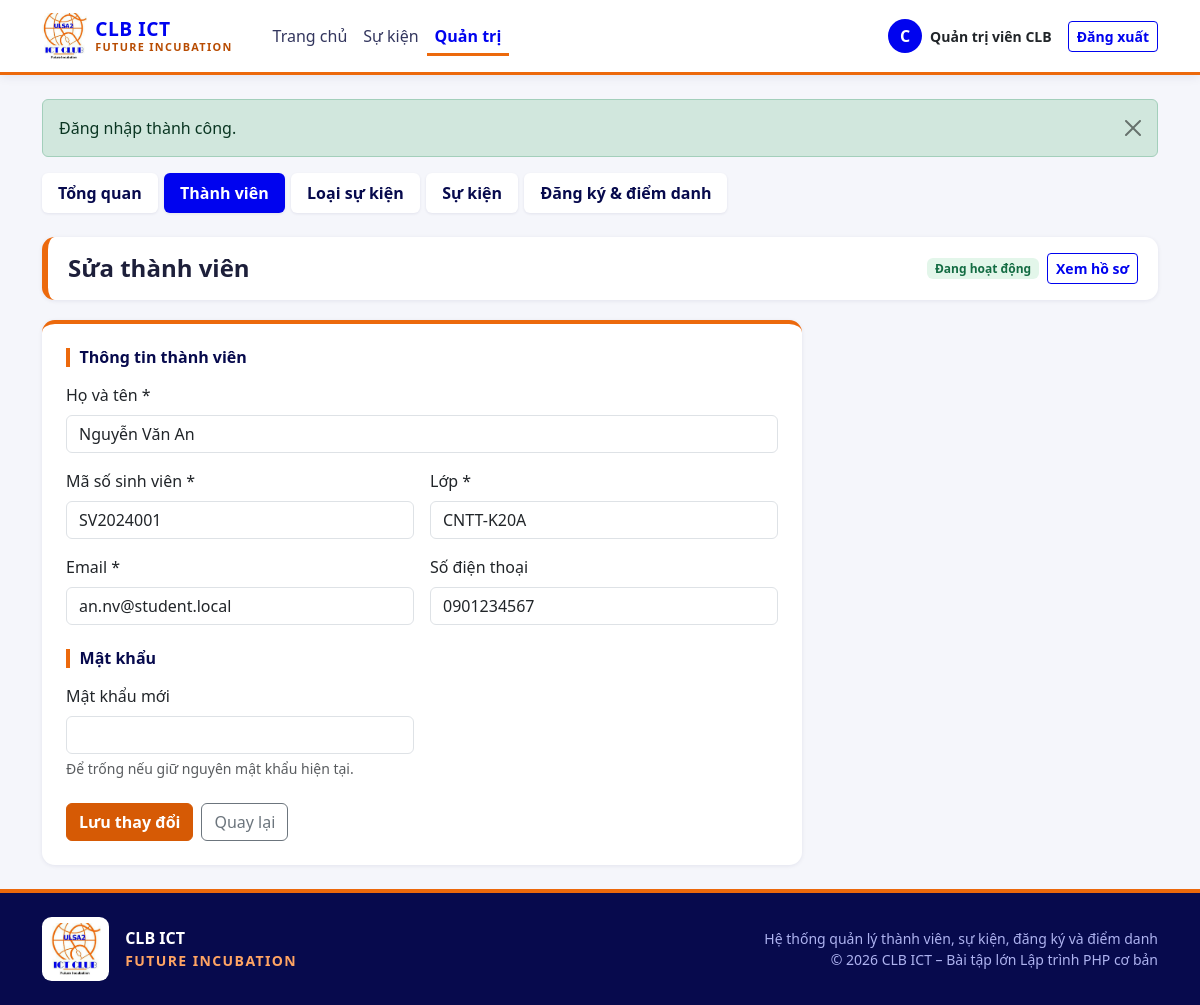
/clb/admin/member_form.php?id=2 (signed in), run on the app's committed database.
### tables this page shows
CREATE TABLE users (
  id            INT UNSIGNED NOT NULL AUTO_INCREMENT,
  email         VARCHAR(100) NOT NULL,
  password_hash VARCHAR(255) NOT NULL,
  full_name     VARCHAR(100) NOT NULL,
  student_code  VARCHAR(20)  NULL,
  class_name    VARCHAR(30)  NULL,
  phone         VARCHAR(15)  NULL,
  role          ENUM('admin','member') NOT NULL DEFAULT 'member',
  status        ENUM('pending','active','inactive','rejected') NOT NULL DEFAULT 'pending',
  PRIMARY KEY (id),
  UNIQUE KEY uq_users_email (email),
  UNIQUE KEY uq_users_student_code (student_code),
  KEY idx_users_full_name (full_name),
  KEY idx_users_class (class_name)
);

### clb/config/database.php (called while the page is built, shortened)
<?php
function db(): PDO
{
    static $pdo = null;
    if ($pdo === null) {
        $dsn = 'mysql:host=' . DB_HOST . ';dbname=' . DB_NAME . ';charset=utf8mb4';
        try {
            $pdo = new PDO($dsn, DB_USER, DB_PASS, [
                PDO::ATTR_ERRMODE            => PDO::ERRMODE_EXCEPTION,
                PDO::ATTR_DEFAULT_FETCH_MODE => PDO::FETCH_ASSOC,
                PDO::ATTR_EMULATE_PREPARES   => false,
            ]);
        } catch (PDOException $e) {
            error_log('DB connect error: ' . $e->getMessage());
            http_response_code(500);
            exit('Không kết nối được cơ sở dữ liệu. Hãy bật MySQL trong XAMPP và kiểm tra config/config.php.');
        }
    }
    return $pdo;
}

### clb/admin/member_form.php (the view, shortened to what this page needs)
<?php
$id     = (int)($_GET['id'] ?? $_POST['id'] ?? 0);
$isEdit = $id > 0;
$member = null;
if ($isEdit) {
    $st = db()->prepare(
        "SELECT id, email, full_name, student_code, class_name, phone, status
         FROM users WHERE id = ? AND role = 'member'"
    );
    $st->execute([$id]);
    $member = $st->fetch();
}
$pageTitle = $isEdit ? 'Sửa thành viên' : 'Thêm thành viên';
$errors    = [];
$form = [
    'full_name' => $member['full_name'] ?? '',
    'student_code' => $member['student_code'] ?? '',
    'class_name' => $member['class_name'] ?? '',
    'phone' => (string)($member['phone'] ?? ''),
    'email' => $member['email'] ?? '',
    'password' => '',
];
require __DIR__ . '/../includes/header.php';
require __DIR__ . '/../includes/admin_nav.php';
?>
<div class="page-head">
    <h1 class="h4"><?= e($pageTitle) ?></h1>
    <?php if ($isEdit): ?>
        <div class="d-flex align-items-center gap-2">
            <?= user_status_badge($member['status']) ?>
            <a class="btn btn-sm btn-outline-brand" href="<?= e(url('admin/member_view.php?id=' . $id)) ?>">Xem hồ sơ</a>
        </div>
    <?php endif; ?>
</div>
<div class="card auth-card-wide mx-0" style="max-width: 760px;">
    <div class="card-body p-4">
        <form method="post" novalidate>
            <h2 class="h6 form-section-title">Thông tin thành viên</h2>
            <div class="row g-3">
                <div class="col-12">
                    <label class="form-label" for="full_name">Họ và tên *</label>
                    <input type="text" class="form-control<?= invalid_class($errors, 'full_name') ?>"
                           id="full_name" name="full_name" maxlength="100" required value="<?= e($form['full_name']) ?>">
                </div>
                <div class="col-md-6">
                    <label class="form-label" for="student_code">Mã số sinh viên *</label>
                    <input type="text" class="form-control<?= invalid_class($errors, 'student_code') ?>"
                           id="student_code" name="student_code" maxlength="20" required value="<?= e($form['student_code']) ?>">
                </div>
                <div class="col-md-6">
                    <label class="form-label" for="class_name">Lớp *</label>
                    <input type="text" class="form-control<?= invalid_class($errors, 'class_name') ?>"
                           id="class_name" name="class_name" maxlength="30" required value="<?= e($form['class_name']) ?>">
                </div>
                <div class="col-md-6">
                    <label class="form-label" for="email">Email *</label>
                    <input type="email" class="form-control<?= invalid_class($errors, 'email') ?>"
                           id="email" name="email" maxlength="100" required value="<?= e($form['email']) ?>">
                </div>
                <div class="col-md-6">
                    <label class="form-label" for="phone">Số điện thoại</label>
                    <input type="text" class="form-control<?= invalid_class($errors, 'phone') ?>"
                           id="phone" name="phone" maxlength="15" value="<?= e($form['phone']) ?>">
                </div>
            </div>
            <h2 class="h6 form-section-title mt-4">Mật khẩu</h2>
            <div class="row g-3">
                <div class="col-md-6">
                    <label class="form-label" for="password">
                        <?= $isEdit ? 'Mật khẩu mới' : 'Mật khẩu khởi tạo *' ?>
                    </label>
                    <input type="password" class="form-control<?= invalid_class($errors, 'password') ?>"
                           id="password" name="password" autocomplete="new-password" <?= $isEdit ? '' : 'required' ?>>
                    <?php if ($isEdit): ?>
                        <div class="form-text">Để trống nếu giữ nguyên mật khẩu hiện tại.</div>
                    <?php else: ?>
                        <div class="form-text">Tối thiểu 8 ký tự, gồm cả chữ và số.</div>
                    <?php endif; ?>
                </div>
            </div>
            <div class="d-flex gap-2 mt-4">
                <button type="submit" class="btn btn-primary"><?= $isEdit ? 'Lưu thay đổi' : 'Thêm thành viên' ?></button>
                <a class="btn btn-outline-secondary" href="<?= e(url('admin/members.php')) ?>">Quay lại</a>
            </div>
        </form>
    </div>
</div>
<?php require __DIR__ . '/../includes/footer.php'; ?>

### clb/includes/functions.php (shortened to what this page needs)
<?php
function e(?string $s): string
{
    return htmlspecialchars((string)$s, ENT_QUOTES, 'UTF-8');
}
function url(string $path = ''): string
{
    return BASE_URL . '/' . ltrim($path, '/');
}
function invalid_class(array $errors, string $key): string
{
    return isset($errors[$key]) ? ' is-invalid' : '';
}
function user_status_label(string $s): string
{
    return [
        'pending'  => 'Chờ duyệt',
        'active'   => 'Đang hoạt động',
        'inactive' => 'Ngừng hoạt động',
        'rejected' => 'Từ chối',
    ][$s] ?? $s;
}
function user_status_badge(string $s): string
{
    return '<span class="badge badge-us-' . e($s) . '">' . e(user_status_label($s)) . '</span>';
}

### clb/assets/css/style.css (style rules this page uses)
:root { --brand-orange: #EC690C; --brand-orange-dark: #B84C02; --brand-orange-soft: #FDEBDD; --brand-blue: #0003EF; --brand-blue-dark: #0A0C8C; --brand-navy: #070A4D; --brand-blue-soft: #E8E9FF; --bs-primary: #D65A05; --bs-primary-rgb: 214, 90, 5; --bs-link-color: #0003EF; --bs-link-color-rgb: 0, 3, 239; --bs-link-hover-color: #0A0C8C; --bs-link-hover-color-rgb: 10, 12, 140; }
body { background-color: #F5F6FB; color: #1d1f3a; }
h1, h2, h3, h4, h5, h6 { color: var(--brand-navy); }
.btn-primary { --bs-btn-bg: #D65A05; --bs-btn-border-color: #D65A05; --bs-btn-hover-bg: #B84C02; --bs-btn-hover-border-color: #B84C02; --bs-btn-active-bg: #A64402; --bs-btn-active-border-color: #A64402; --bs-btn-disabled-bg: #D65A05; --bs-btn-disabled-border-color: #D65A05; --bs-btn-focus-shadow-rgb: 214, 90, 5; font-weight: 600; }
.btn-outline-brand { --bs-btn-color: #0003EF; --bs-btn-border-color: #0003EF; --bs-btn-hover-color: #fff; --bs-btn-hover-bg: #0003EF; --bs-btn-hover-border-color: #0003EF; --bs-btn-active-color: #fff; --bs-btn-active-bg: #0A0C8C; --bs-btn-active-border-color: #0A0C8C; --bs-btn-focus-shadow-rgb: 0, 3, 239; font-weight: 600; }
.card { border: 0; border-radius: .8rem; box-shadow: 0 1px 4px rgba(7, 10, 77, .08); }
.auth-card, .auth-card-wide { border-top: 4px solid var(--brand-orange); }
.auth-card-wide { max-width: 640px; margin: 0 auto; }
.page-head { display: flex; align-items: center; justify-content: space-between; flex-wrap: wrap; gap: .5rem; padding: 1rem 1.25rem; margin-bottom: 1.25rem; background: #fff; border-radius: .8rem; border-left: 6px solid var(--brand-orange); box-shadow: 0 1px 4px rgba(7, 10, 77, .08); }
.page-head h1 { margin: 0; font-weight: 800; }
.form-section-title { font-weight: 700; color: var(--brand-navy); border-left: 4px solid var(--brand-orange); padding-left: .6rem; margin-bottom: 1rem; }
.badge-us-active { background: #E3F6EA; color: #146c43; font-weight: 600; }

### data on the page
users: status "Đang hoạt động", full_name "Nguyễn Văn An", student_code "SV2024001", class_name "CNTT-K20A", email "an.nv@student.local", phone "0901234567"

### other printed values
APP_NAME "CLB ICT"
APP_TAGLINE "FUTURE INCUBATION"
$initial "C"
$user['full_name'] "Quản trị viên CLB"
$f['msg'] "Đăng nhập thành công."
$label "Tổng quan"
$label "Thành viên"
$label "Loại sự kiện"
$label "Sự kiện"
$label "Đăng ký & điểm danh"
$pageTitle "Sửa thành viên"
